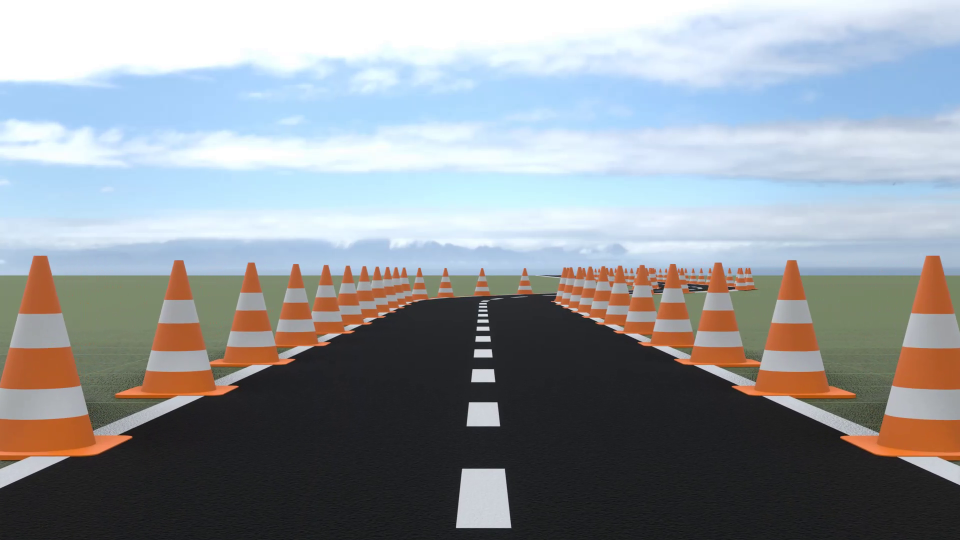
#> input picture frame 15 of Track_Trim.mp4, 1920 x 1080 px, given in place of Track.mp4, which was not available (shown at 1/2 size)
$ jupyter execute detected.ipynb   (older library calls are emulated)   (text cells are left out)
#> lines starting #> are read from the running program, lines starting #| are printed output that depends on the picture; after the words box and inside, x2 and y2 are one past the last pixel; in counts of white or black regions, pixels touching at a corner belong together; pictures that were not available may be replaced by others from this repository, and a replacement may not be noted
#> further down, frame is the input picture: shape (1080, 1920, 3); mean B, G, R 156.1, 150.9, 145.5
[cell 1]
import math
import cv2
import numpy as np
import matplotlib.pyplot as plt
angle = []

[cell 2]
def display(what, *imgs):
    while True:
        for i,img in enumerate(imgs):
            cv2.imshow('image'+str(i)+"-------"+str(what), img)
        if cv2.waitKey(1):
            break

    # cv2.destroyAllWindows()

[cell 3]
def draw(img, *finals):
    road = np.zeros([img.shape[0], img.shape[1]], np.uint8)
    for final in finals:
        for point1, point2 in zip(final, final[1:]):
            cv2.line(img, point1, point2, (0,0,255), 3)
            cv2.line(road, point1, point2, (255,255,255), 3)
    # display(img, road)
    return road

[cell 4]
def removeClsPt(new_lst):

    X = [x for (x,y) in new_lst]

    pts_dict = dict(new_lst) # converting the points list into dictionary

    # collecting the points whose x axis is close by ie < 15 pixels
    closeX_pts = [
        (X[i], X[i + 1])
        for i, _ in enumerate(X)
        if i != len(X) - 1 and X[i + 1] - X[i] <= 15
    ]


    closeX_pts = list({item for t in closeX_pts for item in t}) # converting dict to list
    # print(closeX_pts)

    if not closeX_pts:
        return new_lst

    newY = int(np.mean([pts_dict[i] for i in closeX_pts])) # getting mean of y points from the closest x points
    newX = int(np.mean(closeX_pts)) # getting mean of x points
    for pts in closeX_pts:
        pts_dict.pop(pts) # removing the points from the main dictionary
    pts_dict.update({newX : newY}) # adding the new point into the dictionary

    return [(k,v) for (k,v) in sorted(pts_dict.items())]

[cell 5]
def separateRoad(new_lst):
    X = [x for (x,y) in new_lst] # getting x points from the detected points

    for i, _ in enumerate(X):
        if i != len(X) - 1 and X[i + 1] - X[i] > 275: # splitting the lines if pixel difference is > 300 pixels
            break

    road0 = removeClsPt(new_lst[0:i+1]) # making 2 separate list for 2 sides of roads
    road1 = removeClsPt(new_lst[i+1:])

    return road0, road1

[cell 6]
def bird_view(road0, road1, img):
    if road0 and not road1:
        road1.append([img.shape[0], road0[-1][1]])
        road1.append([img.shape[0], road0[0][1]])

    if road1 and not road0:
        road0.append([0, road1[-1][1]])
        road0.append([0, road1[0][1]])

    # the bottom left and bottom right are 1st point of leftRoad and last point of rightRoad respectively
    # the top left point's x-axis from leftRoad 1st points x-axis and y-axis from leftRoad last point y-axis
    # the top right point's x-axis from rightRoad last points x-axis and y-axis from rightRoad 1st point y-axis
    pts1 = np.float32([ [road0[0][0], road0[-1][1]-100], [road1[-1][0], road1[0][1]-100], [road0[0][0], road0[0][1]+100], [road1[-1][0], road1[-1][1]+100] ]) # top-left, top-right, bottom-left, bottom-right ------> (x,y)

    pts2 = np.float32([[50, 0], [350, 0], [50, 350], [350, 350]]) # projection window size

    # changing perspective to get the bird-eye view
    matrix = cv2.getPerspectiveTransform(pts1, pts2)
    inv_matrix = cv2.getPerspectiveTransform(pts2, pts1)
    return cv2.warpPerspective(img, matrix, (400,400))

[cell 7]
def line_and_angle(result):
    blank_img = np.zeros((result.shape[0], result.shape[1], 3), dtype=np.uint8)
    big = 0

    hough = cv2.HoughLinesP(result, rho=6, theta=np.pi/180, threshold=127, lines=np.array([]), minLineLength=50, maxLineGap=5)
    for line in hough:
        for x1, y1, x2, y2 in line:
            cv2.line(blank_img, (x1,y1), (x2,y2), (0,255,0), 1)
            big = max(big, abs((y2 - y1)/(x2 - x1)))
            # print((x1,y1), (x2, y2))


    ang = math.atan(big)
    angle.append(ang)
    if ang < 0.7:
        return 0
    else:
        return 1

[cell 8]
def detect(frame_img):
    # Reading the image
    img = cv2.resize(frame_img, (0,0), fx = 0.5, fy = 0.5)
    # img = cv2.imread("road2_edited.jpg")

    # Converting the image to hsv image for better thresholdinghr
    hsv_img = cv2.cvtColor(img, cv2.COLOR_BGR2HSV)
#> hsv_img: shape (540, 960, 3); mean H, S, V 82.3, 47.1, 168.4

    # Thresholding the image using BINARY THRESHOLD
    ret, thresh = cv2.threshold(hsv_img, 190, 225, cv2.THRESH_BINARY)
#> thresh: shape (540, 960, 3); mean H, S, V 0, 6.8, 120.6

    # Converting the thresholded image to an grayscale
    image = cv2.cvtColor(thresh, cv2.COLOR_HSV2BGR)
    image = cv2.cvtColor(thresh, cv2.COLOR_BGR2GRAY)
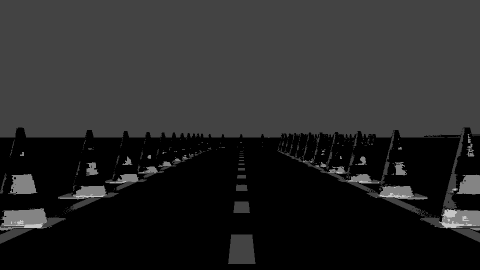
#> image: shape (540, 960) (shown at 1/2 size); min 0, max 199, mean 39.9


    # Applying Morphological operators for smoothing out the image
    kernal = np.ones((2,2), dtype=np.uint8)
    grad = cv2.morphologyEx(image, cv2.MORPH_OPEN, kernal, iterations=2)
    ret, grad = cv2.threshold(grad, 190, 255, cv2.THRESH_TOZERO)
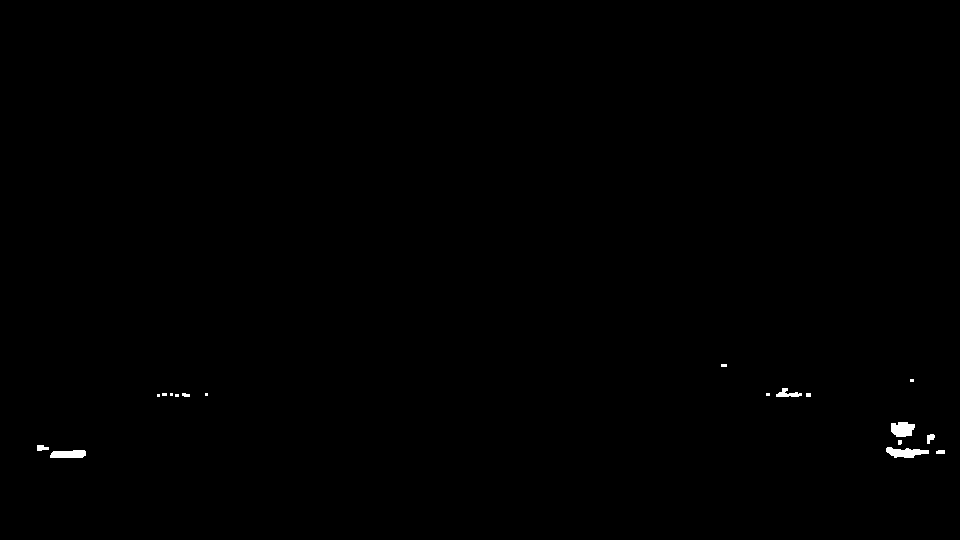
#> grad: shape (540, 960); values 0 (black) and 199 (white), 0.24% white; 18 white regions (9 under 20 px), largest, box (x1, y1, x2, y2) and area: (886, 447, 929, 458) 299, (891, 422, 915, 437) 290, (50, 450, 86, 458) 252


    # APPLYING WATERSHED ALGORITHM
    dist_transform = cv2.distanceTransform(grad, cv2.DIST_L2, 3)

    ret, sure = cv2.threshold(dist_transform, 0.25*dist_transform.max(), 255, 0)
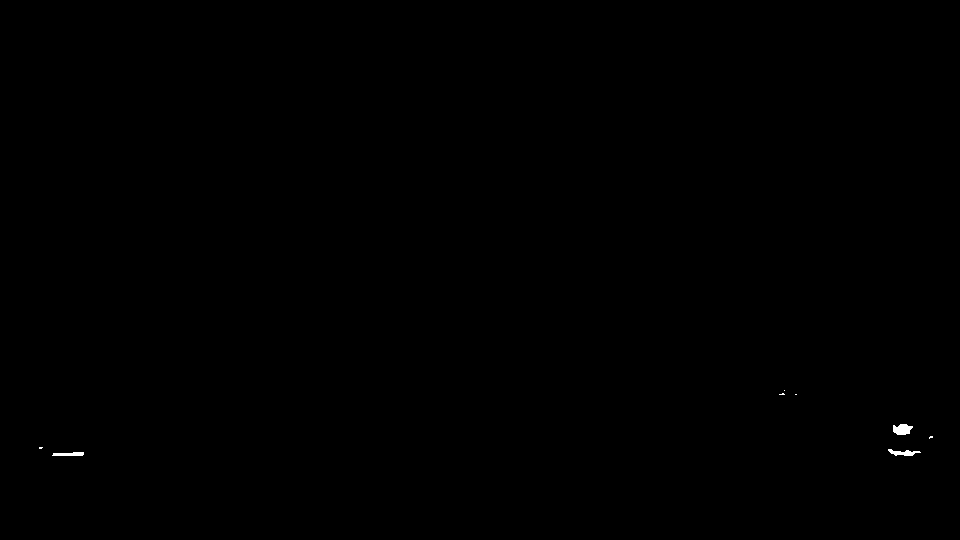
#> sure: shape (540, 960) float32; 0.08% white; 8 white regions (5 under 20 px), largest, box (x1, y1, x2, y2) and area: (893, 424, 913, 435) 166, (888, 449, 921, 456) 123, (52, 452, 84, 456) 104
#> ret = 1.91

    grad2 = cv2.morphologyEx(sure, cv2.MORPH_OPEN, kernal, iterations=1)
#> grad2: shape (540, 960) float32; 0.08% white; 6 white regions (3 under 20 px), largest, box (x1, y1, x2, y2) and area: (894, 425, 914, 436) 166, (889, 450, 921, 457) 122, (54, 453, 85, 457) 103

    grad3 = cv2.dilate(grad2, kernal, iterations=3)
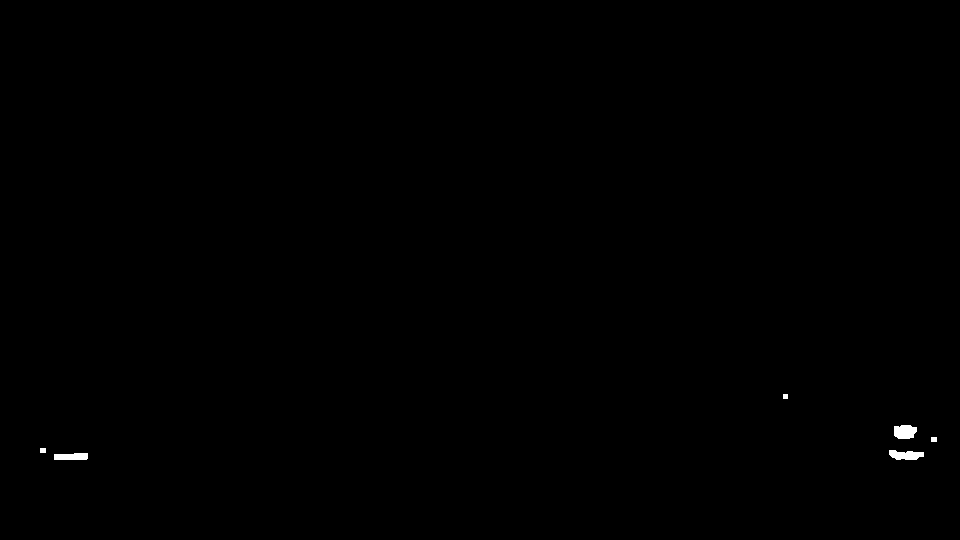
#> grad3: shape (540, 960) float32; 0.16% white; 6 white regions, box (x1, y1, x2, y2) and area: (894, 425, 917, 439) 273, (889, 450, 924, 460) 259, (54, 453, 88, 460) 217, (931, 437, 937, 442) 30, (40, 448, 46, 453) 30, (783, 394, 788, 399) 25

    grad3 = np.uint8(grad3)
#> grad3: shape (540, 960); 0.16% white; 6 white regions

    ret, markers = cv2.connectedComponents(grad3)
#> markers: shape (540, 960) int32; 7 distinct labels, from 0 to 6
#> ret = 7

    _, contours, heirarchy = cv2.findContours(grad3, cv2.RETR_LIST, cv2.CHAIN_APPROX_SIMPLE)
#> contours = 6 contours, 1 with area under 20; largest, box (x1, y1, x2, y2) and area: (894, 425, 917, 439) 242, (889, 450, 924, 460) 220, (54, 453, 88, 460) 178, (40, 448, 46, 453) 20, (931, 437, 937, 442) 20

    # By the contours detected drawing bounding boxes and finding the centriod point which is used to draw a path line
    im = cv2.cvtColor(img.copy(), cv2.COLOR_BGR2RGB)
    lst = []
    for c in contours:
        rect = cv2.boundingRect(c)
        x,y,w,h = rect
        cv2.rectangle(im,(x,y),(x+w,y+h),(0,255,0),2)
        centroid = tuple( [x+(w//2), y+(h//2)] )
        lst.append(centroid)
        cv2.circle(im, centroid, 5, (255,0,0), -1)
#> this loop made 6 passes
#> (x, y, w, h, centroid) on passes 1, 2, 5: (54, 453, 34, 7, (71, 456)), (889, 450, 35, 10, (906, 455)), (894, 425, 23, 14, (905, 432))
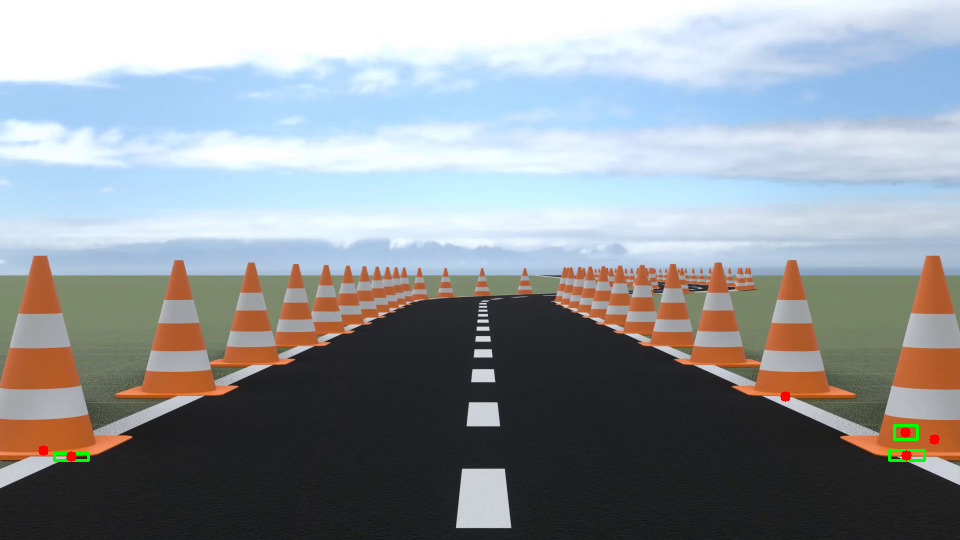
#> im: shape (540, 960, 3); mean R, G, B 145.4, 151.1, 156.1
#> after the loop, lst = [(71, 456), (906, 455), (43, 450), (934, 439), (905, 432), (785, 396)]
    new_lst = sorted(lst)
#> new_lst = [(43, 450), (71, 456), (785, 396), (905, 432), (906, 455), (934, 439)]
    # draw(im, new_lst)

    road0, road1 = separateRoad(new_lst);
#> in separateRoad, `X = [x for (x,y) in new_lst]`: X = [43, 71, 785, 905, 906, 934]
#> the loop in separateRoad, `for i, _ in enumerate(X):` made 2 passes
#> in separateRoad, `road0 = removeClsPt(new_lst[0:i+1])`: road0 = [(43, 450), (71, 456)]
#> in separateRoad, `road1 = removeClsPt(new_lst[i+1:])`: road1 = [(785, 396), (905, 443), (934, 439)]
#> road0 = [(43, 450), (71, 456)]; road1 = [(785, 396), (905, 443), (934, 439)]
    # road = draw(img, road0, road1)
    result = (bird_view(road0, road1, draw(img, road0, road1)));
#> after the loop in draw, `for final in finals:`:
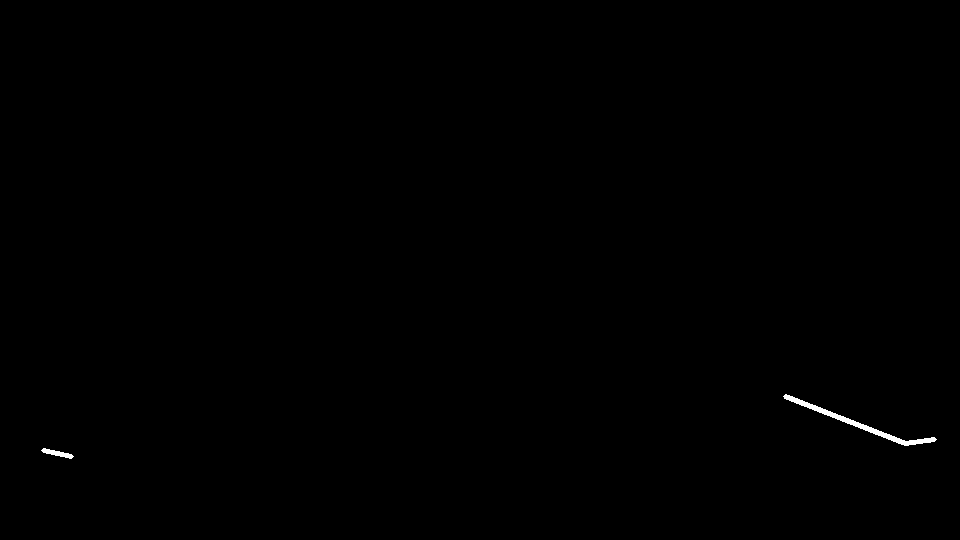
#> road: shape (540, 960); 0.19% white; 2 white regions, box (x1, y1, x2, y2) and area: (783, 394, 937, 446) 818, (41, 448, 74, 459) 151
#> in bird_view, `pts1 = np.float32([ [road0[0][0], road0[-1][1]-100], [road1[-1][0], ro..`: pts1 = [[43, 356], [934, 296], [43, 550], [934, 539]]
#> in bird_view, `matrix = cv2.getPerspectiveTransform(pts1, pts2)`: matrix = [[0.441, 1.02e-18, 31.64], [0.123, 1.83, -655.5], [0.000287, 4.48e-21, 1]]
#> in bird_view, `inv_matrix = cv2.getPerspectiveTransform(pts2, pts1)`: inv_matrix = [[2.27, 2.03e-17, -71.7], [-0.386, 0.536, 363.7], [-0.00065, 0, 1]]
#> in bird_view, `return cv2.warpPerspective(img, matrix, (400,400))`:
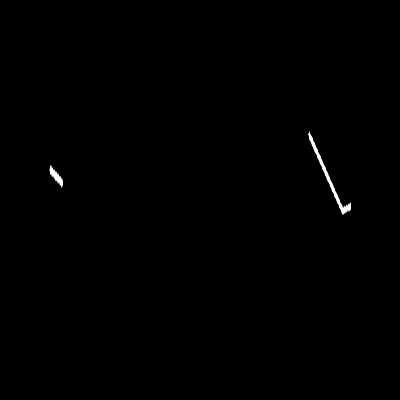
#> returned value: shape (400, 400); min 0, max 255, mean 0.7
    ang = line_and_angle(result);
#> in line_and_angle, `hough = cv2.HoughLinesP(result, rho=6, theta=np.pi/180, threshold=127,..`: hough = [[309, 132, 335, 189], [308, 133, 338, 196], [308, 138, 346, 212], [316, 156, 345, 212]]
#> the loop in line_and_angle, `for line in hough:` made 4 passes
#> ang = 1
    display(ang, img);
#> (key q is pressed here)

    return img

[cell 9]
# detect(cv2.imread("test0.jpg"))

[cell 10]
cap = cv2.VideoCapture("Track.mp4")

width = int(cap.get((cv2.CAP_PROP_FRAME_WIDTH)))
height = int(cap.get(cv2.CAP_PROP_FRAME_HEIGHT))

writer = cv2.VideoWriter('lets_see_magic.mp4', cv2.VideoWriter_fourcc(*'DIVX'), 20.0, (width, height))

if cap.isOpened == False:
    print("Error!! \n File not found or wrong CODEC used")

while cap.isOpened:
    ret, frame = cap.read()
    if ret != True:
        break

    try:
        writer.write(detect(frame))
    except:
        pass

    if cv2.waitKey(1) & 0xFF == ord('q'):
#> (key q is pressed here)
        break

cv2.destroyAllWindows()
cap.release()
writer.release()

[cell 11]
with open("angle.txt", "w") as f:
    for i,val in enumerate(angle):
        f.write(str(i) + "," + str(val) + "\n")

[cell 12]
plt.plot(angle)
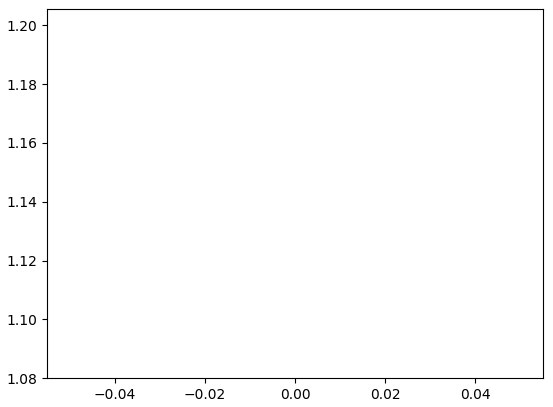
#> figure drawn by matplotlib, 1 panel

[cell 13]
len(angle)

[cell 14]
print("curve roads: ", len([x for x in angle if x<0.7]))
print("straight roads: ", len([x for x in angle if x>=0.7]))
print("Total number of frames where cones are detected is:", len(angle))

[cell 15]
cap = cv2.VideoCapture("Track.mp4")


if cap.isOpened == False:
    print("Error!! \n File not found or wrong CODEC used")

while cap.isOpened:
    ret, frame = cap.read()

    if ret != True:
        break

    try:
        detect(frame)
#> the loop in detect (call 2), `for c in contours:` made 6 passes
#> the loop in separateRoad (call 2), `for i, _ in enumerate(X):` made 2 passes
#> the loop in line_and_angle (call 2), `for line in hough:` made 4 passes
#> (key Esc is pressed here)
    except:
        pass

    if cv2.waitKey(1) & 0xFF == ord('q'):
#> (key q is pressed here)
        break

cv2.destroyAllWindows()
cap.release()

[cell 16]
cap = cv2.VideoCapture("Track.mp4")


if cap.isOpened == False:
    print("Error!! \n File not found or wrong CODEC used")

while cap.isOpened:
    ret, frame = cap.read()

    if ret != True:
        break

    cv2.imshow("video", frame)

    if cv2.waitKey(1) & 0xFF == ord('q'):
#> (key q is pressed here)

$ run again, starting later in the video
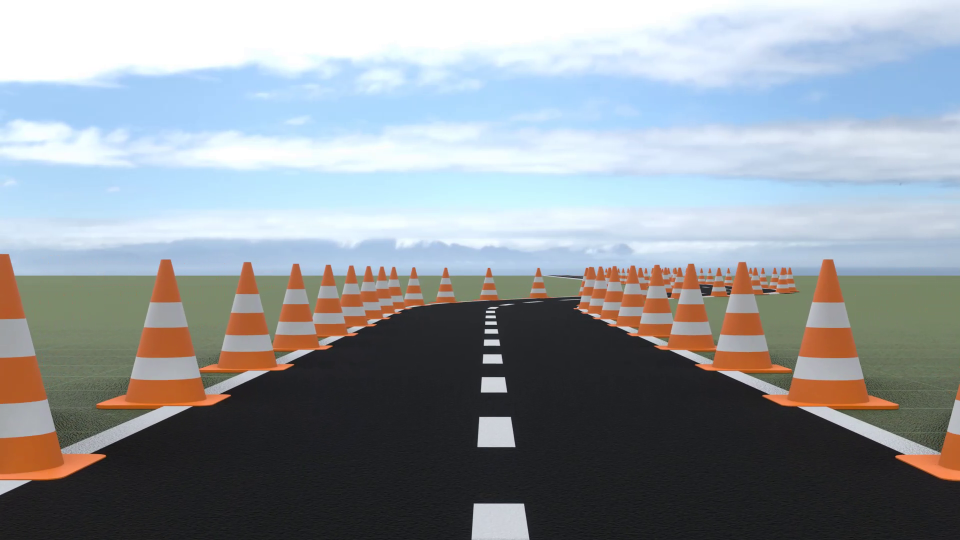
#> input picture frame 70 of Track_Trim.mp4, 1920 x 1080 px, given in place of Track.mp4, which was not available (shown at 1/2 size)
#> frame is the input picture: shape (1080, 1920, 3); mean B, G, R 156.1, 150.7, 144.3
#> hsv_img: shape (540, 960, 3); mean H, S, V 84.5, 46.4, 167.4
#> thresh: shape (540, 960, 3); mean H, S, V 0, 5.6, 119.9
#> sure: shape (540, 960) float32; 0.05% white; 9 white regions (6 under 20 px), largest, box (x1, y1, x2, y2) and area: (801, 401, 858, 407) 134, (141, 404, 165, 407) 49, (803, 384, 810, 393) 48
#> in detect, `ret, sure = cv2.threshold(dist_transform, 0.25*dist_transform.max(), 2..`: ret = 1.06
#> grad2: shape (540, 960) float32; 0.04% white; 7 white regions (3 under 20 px), largest, box (x1, y1, x2, y2) and area: (802, 404, 826, 408) 62, (834, 402, 846, 408) 49, (804, 385, 811, 394) 48, (146, 405, 166, 408) 43
#> markers: shape (540, 960) int32; 7 distinct labels, from 0 to 6
#> in detect, `ret, markers = cv2.connectedComponents(grad3)`: ret = 7
#> contours = 6 contours, 1 with area under 20; largest, box (x1, y1, x2, y2) and area: (802, 404, 829, 411) 126, (142, 405, 169, 411) 110, (834, 402, 849, 411) 92, (804, 385, 814, 397) 86, (179, 405, 185, 410) 20
#> the loop in detect, `for c in contours:` made 6 passes
#> (x, y, w, h, centroid) on passes 3 to 6: (142, 405, 27, 6, (155, 408)), (802, 404, 27, 7, (815, 407)), (834, 402, 15, 9, (841, 406)), (804, 385, 10, 12, (809, 391))
#> after the loop in detect, `for c in contours:`:
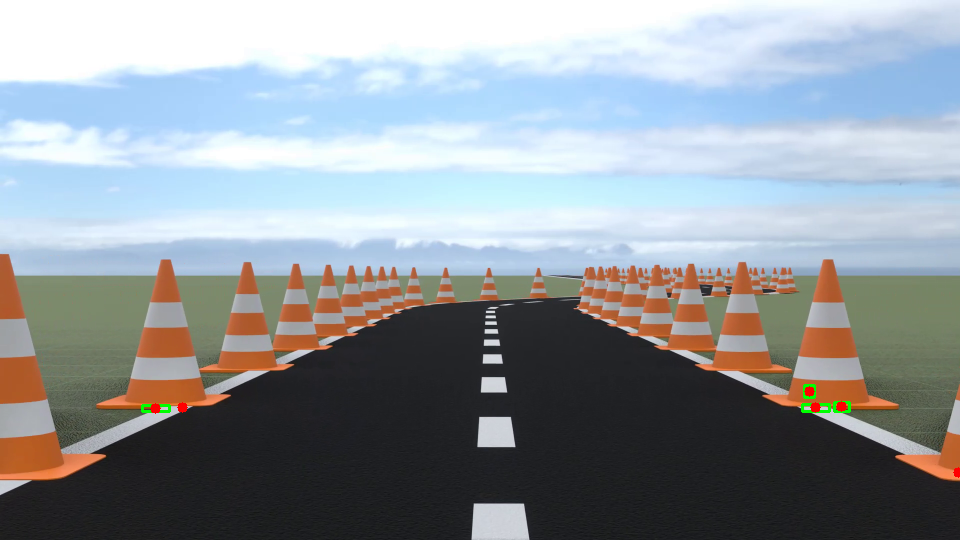
#> im: shape (540, 960, 3); mean R, G, B 144.3, 150.9, 156.1
#> after the loop in detect, `for c in contours:`: lst = [(958, 472), (182, 407), (155, 408), (815, 407), (841, 406), (809, 391)]
#> new_lst = [(155, 408), (182, 407), (809, 391), (815, 407), (841, 406), (958, 472)]
#> X = [155, 182, 809, 815, 841, 958]
#> the loop in separateRoad, `for i, _ in enumerate(X):` made 2 passes
#> in separateRoad, `road0 = removeClsPt(new_lst[0:i+1])`: road0 = [(155, 408), (182, 407)]
#> in separateRoad, `road1 = removeClsPt(new_lst[i+1:])`: road1 = [(812, 399), (841, 406), (958, 472)]
#> in detect, `road0, road1 = separateRoad(new_lst);`: road0 = [(155, 408), (182, 407)]; road1 = [(812, 399), (841, 406), (958, 472)]
#> pts1 = [[155, 307], [958, 299], [155, 508], [958, 572]]
#> matrix = [[0.569, -4.25e-17, -34.49], [0.0186, 1.87, -577.2], [0.000479, -1.05e-18, 1]]
#> inv_matrix = [[1.76, 0, 60.61], [-0.277, 0.55, 307.9], [-0.000842, 0, 1]]
#> hough = [[317, 138, 350, 221], [312, 133, 350, 223]]
#> the loop in line_and_angle, `for line in hough:` made 2 passes
#> ang = 1
#> `[cell 12] plt.plot(angle)`:
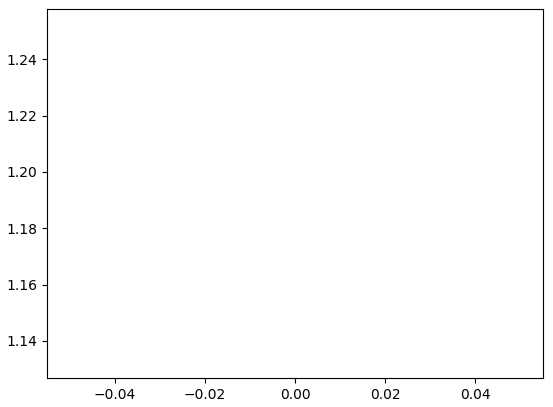
#> figure drawn by matplotlib, 1 panel
#> the loop in detect (call 2), `for c in contours:` made 6 passes
#> the loop in separateRoad (call 2), `for i, _ in enumerate(X):` made 2 passes
#> the loop in line_and_angle (call 2), `for line in hough:` made 2 passes
